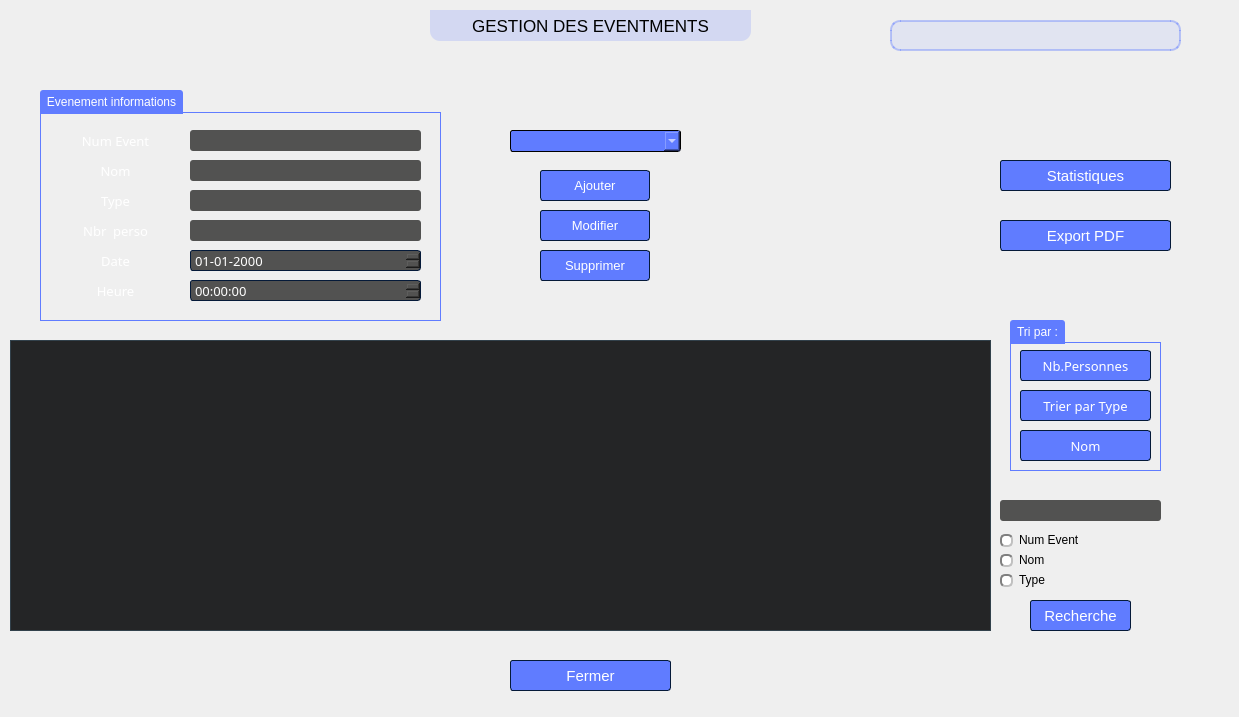
<?xml version="1.0" encoding="UTF-8"?>
<ui version="4.0">
 <class>Evenement</class>
 <widget class="QDialog" name="Evenement">
  <property name="geometry">
   <rect>
    <x>0</x>
    <y>0</y>
    <width>1239</width>
    <height>717</height>
   </rect>
  </property>
  <property name="windowTitle">
   <string>Dialog</string>
  </property>
  <widget class="QLabel" name="labe_TitleEvents">
   <property name="geometry">
    <rect>
     <x>430</x>
     <y>10</y>
     <width>321</width>
     <height>31</height>
    </rect>
   </property>
   <property name="font">
    <font>
     <family>Arial</family>
     <pointsize>13</pointsize>
    </font>
   </property>
   <property name="styleSheet">
    <string notr="true">background-color: rgba(96, 124, 255,50);
border-bottom-left-radius: 10px;
border-bottom-right-radius: 10px;</string>
   </property>
   <property name="text">
    <string>GESTION DES EVENTMENTS</string>
   </property>
   <property name="alignment">
    <set>Qt::AlignCenter</set>
   </property>
  </widget>
  <widget class="QLabel" name="label_Info">
   <property name="geometry">
    <rect>
     <x>890</x>
     <y>20</y>
     <width>291</width>
     <height>31</height>
    </rect>
   </property>
   <property name="font">
    <font>
     <family>Montserrat Medium</family>
     <pointsize>11</pointsize>
    </font>
   </property>
   <property name="styleSheet">
    <string notr="true">background-color: rgba(96, 124, 255, 25);
	border: 2px solid rgba(96, 124, 255, 100);
		border-radius: 10px;</string>
   </property>
   <property name="text">
    <string/>
   </property>
   <property name="alignment">
    <set>Qt::AlignCenter</set>
   </property>
  </widget>
  <widget class="QRadioButton" name="rB_ID">
   <property name="geometry">
    <rect>
     <x>1000</x>
     <y>530</y>
     <width>81</width>
     <height>20</height>
    </rect>
   </property>
   <property name="styleSheet">
    <string notr="true">QRadioButton::indicator::unchecked{ 
	border: 2px inset gray; 
	border-radius: 5px; 
	background-color:  #fff;
	width: 9px; 
	height: 9px; 
}
QRadioButton::indicator::unchecked:hover{ 
	border: 2px solid #607cff; 
	border-radius: 5px; 
	background-color:  #fff;
	width: 9px; 
	height: 9px;
}
QRadioButton::indicator::checked{ 
	border: 2px inset darkgray; 
	border-radius: 5px; 
	background-color: #4969ff; 
	width: 9px; 
	height: 9px; 
}
QRadioButton::disabled{
	color: #656565;
}
QRadioButton::indicator:disabled{
	background-color: #656565;
	color: #656565;
  	border: 2px solid #656565;
}</string>
   </property>
   <property name="text">
    <string>Num Event</string>
   </property>
  </widget>
  <widget class="QGroupBox" name="gB_infopersonnel">
   <property name="geometry">
    <rect>
     <x>40</x>
     <y>90</y>
     <width>401</width>
     <height>231</height>
    </rect>
   </property>
   <property name="styleSheet">
    <string notr="true">QGroupBox {
    border: 1px solid;
    border-color: #607cff;
    margin-top: 22px;
}
QGroupBox::title  {
    background-color: #607cff;
    color: #ffffff;
    subcontrol-origin: margin;
    subcontrol-position: top left;
    padding: 5px;
    border-top-left-radius: 3px;
    border-top-right-radius: 3px;
}
QGroupBox::title::disabled{
   background-color: #404040;
   color: #656565;
    subcontrol-origin: margin;
    subcontrol-position: top left;
    padding: 5px;
    border-top-left-radius: 3px;
    border-top-right-radius: 3px;
}</string>
   </property>
   <property name="title">
    <string>Evenement informations</string>
   </property>
   <widget class="QLabel" name="label_Heure">
    <property name="geometry">
     <rect>
      <x>10</x>
      <y>190</y>
      <width>131</width>
      <height>21</height>
     </rect>
    </property>
    <property name="font">
     <font>
      <family>Montserrat Medium</family>
      <pointsize>10</pointsize>
     </font>
    </property>
    <property name="styleSheet">
     <string notr="true">QLabel{
	background-color: transparent;
	color: #ffffff;
}
QLabel::disabled{
	background-color: transparent;
	color: #656565;
}</string>
    </property>
    <property name="text">
     <string>Heure</string>
    </property>
    <property name="alignment">
     <set>Qt::AlignCenter</set>
    </property>
   </widget>
   <widget class="QLineEdit" name="lineEdit_Nom">
    <property name="geometry">
     <rect>
      <x>150</x>
      <y>70</y>
      <width>231</width>
      <height>21</height>
     </rect>
    </property>
    <property name="styleSheet">
     <string notr="true">QLineEdit{
	background-color: #525251;
	color: #ffffff;
	border-width: 1px;
	border-radius: 3px;
	border-color: #051a39;
	padding: 2px;
}
QLineEdit::disabled{
	background-color: #404040;
	color: #656565;
	border-width: 1px;
	border-radius: 3px;
	border-color: #051a39;
	padding: 2px;
}</string>
    </property>
   </widget>
   <widget class="QLabel" name="label_Type">
    <property name="geometry">
     <rect>
      <x>10</x>
      <y>100</y>
      <width>131</width>
      <height>21</height>
     </rect>
    </property>
    <property name="font">
     <font>
      <family>Montserrat Medium</family>
      <pointsize>10</pointsize>
     </font>
    </property>
    <property name="styleSheet">
     <string notr="true">QLabel{
	background-color: transparent;
	color: #ffffff;
}
QLabel::disabled{
	background-color: transparent;
	color: #656565;
}</string>
    </property>
    <property name="text">
     <string>Type</string>
    </property>
    <property name="alignment">
     <set>Qt::AlignCenter</set>
    </property>
   </widget>
   <widget class="QLabel" name="label_EventID">
    <property name="geometry">
     <rect>
      <x>10</x>
      <y>40</y>
      <width>131</width>
      <height>21</height>
     </rect>
    </property>
    <property name="font">
     <font>
      <family>Montserrat Medium</family>
      <pointsize>10</pointsize>
     </font>
    </property>
    <property name="styleSheet">
     <string notr="true">QLabel{
	background-color: transparent;
	color: #ffffff;
}
QLabel::disabled{
	background-color: transparent;
	color: #656565;
}</string>
    </property>
    <property name="text">
     <string>Num Event</string>
    </property>
    <property name="alignment">
     <set>Qt::AlignCenter</set>
    </property>
   </widget>
   <widget class="QLineEdit" name="lineEdit_EventID">
    <property name="geometry">
     <rect>
      <x>150</x>
      <y>40</y>
      <width>231</width>
      <height>21</height>
     </rect>
    </property>
    <property name="styleSheet">
     <string notr="true">QLineEdit{
	background-color: #525251;
	color: #ffffff;
	border-width: 1px;
	border-radius: 3px;
	border-color: #051a39;
	padding: 2px;
}
QLineEdit::disabled{
	background-color: #404040;
	color: #656565;
	border-width: 1px;
	border-radius: 3px;
	border-color: #051a39;
	padding: 2px;
}</string>
    </property>
   </widget>
   <widget class="QLineEdit" name="LineEdit_Type">
    <property name="geometry">
     <rect>
      <x>150</x>
      <y>100</y>
      <width>231</width>
      <height>21</height>
     </rect>
    </property>
    <property name="styleSheet">
     <string notr="true">QLineEdit{
	background-color: #525251;
	color: #ffffff;
	border-width: 1px;
	border-radius: 3px;
	border-color: #051a39;
	padding: 2px;
}
QLineEdit::disabled{
	background-color: #404040;
	color: #656565;
	border-width: 1px;
	border-radius: 3px;
	border-color: #051a39;
	padding: 2px;
}</string>
    </property>
   </widget>
   <widget class="QLabel" name="label_Nom">
    <property name="geometry">
     <rect>
      <x>10</x>
      <y>70</y>
      <width>131</width>
      <height>21</height>
     </rect>
    </property>
    <property name="font">
     <font>
      <family>Montserrat Medium</family>
      <pointsize>10</pointsize>
     </font>
    </property>
    <property name="styleSheet">
     <string notr="true">QLabel{
	background-color: transparent;
	color: #ffffff;
}
QLabel::disabled{
	background-color: transparent;
	color: #656565;
}</string>
    </property>
    <property name="text">
     <string>Nom</string>
    </property>
    <property name="alignment">
     <set>Qt::AlignCenter</set>
    </property>
   </widget>
   <widget class="QLabel" name="label_Date">
    <property name="geometry">
     <rect>
      <x>10</x>
      <y>160</y>
      <width>131</width>
      <height>21</height>
     </rect>
    </property>
    <property name="font">
     <font>
      <family>Montserrat Medium</family>
      <pointsize>10</pointsize>
     </font>
    </property>
    <property name="styleSheet">
     <string notr="true">QLabel{
	background-color: transparent;
	color: #ffffff;
}
QLabel::disabled{
	background-color: transparent;
	color: #656565;
}</string>
    </property>
    <property name="text">
     <string>Date</string>
    </property>
    <property name="alignment">
     <set>Qt::AlignCenter</set>
    </property>
   </widget>
   <widget class="QDateEdit" name="dateEdit_DateE">
    <property name="geometry">
     <rect>
      <x>150</x>
      <y>160</y>
      <width>231</width>
      <height>21</height>
     </rect>
    </property>
    <property name="font">
     <font>
      <family>Montserrat Medium</family>
      <pointsize>10</pointsize>
     </font>
    </property>
    <property name="styleSheet">
     <string notr="true">QSpinBox, QDoubleSpinBox, QDateTimeEdit {
	background-color: #525251;
	color: #ffffff;
	border: 1px solid #051a39;
	border-radius: 3px;
	padding : 2px;
}
QSpinBox::disabled, QDoubleSpinBox::disabled, QDateTimeEdit::disabled {
	background-color: #404040;
	color: #656565;
	border-color: #051a39;
}
QSpinBox:hover, QDoubleSpinBox::hover, QDateTimeEdit::hover {
    background-color: #626262;
    border: 1px solid #607cff;
    color:  #fff;
    padding: 2px
}
QSpinBox::disabled, QDoubleSpinBox::disabled, QDateTimeEdit::disabled {
	background-color: #404040;
	color: #656565;
	border-color: #051a39;
}
QSpinBox::up-button:hover, QSpinBox::down-button:hover,
QDoubleSpinBox::up-button:hover, QDoubleSpinBox::down-button:hover,
QDateTimeEdit::up-button:hover, QDateTimeEdit::down-button:hover
{
    background-color: #8399ff;
    border: 1px solid #8399ff;
}
QSpinBox::up-button:disabled, QSpinBox::down-button:disabled,
QDoubleSpinBox::up-button:disabled, QDoubleSpinBox::down-button:disabled,
QDateTimeEdit::up-button:disabled, QDateTimeEdit::down-button:disabled
{
	background-color: #404040;
	color: #656565;
	border-color: #051a39;
}
QSpinBox::up-button:pressed, QSpinBox::down-button:pressed,
QDoubleSpinBox::up-button:pressed, QDoubleSpinBox::down-button::pressed,
QDateTimeEdit::up-button:pressed, QDateTimeEdit::down-button::pressed
{
    background-color: #4969ff;
    border: 1px solid #4969ff;
}
</string>
    </property>
    <property name="displayFormat">
     <string>dd-MM-yyyy</string>
    </property>
    <property name="timeSpec">
     <enum>Qt::LocalTime</enum>
    </property>
   </widget>
   <widget class="QTimeEdit" name="timeEdit_HeureE">
    <property name="geometry">
     <rect>
      <x>150</x>
      <y>190</y>
      <width>231</width>
      <height>21</height>
     </rect>
    </property>
    <property name="font">
     <font>
      <family>Montserrat Medium</family>
      <pointsize>10</pointsize>
     </font>
    </property>
    <property name="styleSheet">
     <string notr="true">QSpinBox, QDoubleSpinBox, QDateTimeEdit {
	background-color: #525251;
	color: #ffffff;
	border: 1px solid #051a39;
	border-radius: 3px;
	padding : 2px;
}
QSpinBox::disabled, QDoubleSpinBox::disabled, QDateTimeEdit::disabled {
	background-color: #404040;
	color: #656565;
	border-color: #051a39;
}
QSpinBox:hover, QDoubleSpinBox::hover, QDateTimeEdit::hover {
    background-color: #626262;
    border: 1px solid #607cff;
    color:  #fff;
    padding: 2px
}
QSpinBox::disabled, QDoubleSpinBox::disabled, QDateTimeEdit::disabled {
	background-color: #404040;
	color: #656565;
	border-color: #051a39;
}
QSpinBox::up-button:hover, QSpinBox::down-button:hover,
QDoubleSpinBox::up-button:hover, QDoubleSpinBox::down-button:hover,
QDateTimeEdit::up-button:hover, QDateTimeEdit::down-button:hover
{
    background-color: #8399ff;
    border: 1px solid #8399ff;
}
QSpinBox::up-button:disabled, QSpinBox::down-button:disabled,
QDoubleSpinBox::up-button:disabled, QDoubleSpinBox::down-button:disabled,
QDateTimeEdit::up-button:disabled, QDateTimeEdit::down-button:disabled
{
	background-color: #404040;
	color: #656565;
	border-color: #051a39;
}
QSpinBox::up-button:pressed, QSpinBox::down-button:pressed,
QDoubleSpinBox::up-button:pressed, QDoubleSpinBox::down-button::pressed,
QDateTimeEdit::up-button:pressed, QDateTimeEdit::down-button::pressed
{
    background-color: #4969ff;
    border: 1px solid #4969ff;
}
</string>
    </property>
   </widget>
   <widget class="QLabel" name="label_NbPersonnes">
    <property name="geometry">
     <rect>
      <x>10</x>
      <y>130</y>
      <width>131</width>
      <height>21</height>
     </rect>
    </property>
    <property name="font">
     <font>
      <family>Montserrat Medium</family>
      <pointsize>10</pointsize>
     </font>
    </property>
    <property name="styleSheet">
     <string notr="true">QLabel{
	background-color: transparent;
	color: #ffffff;
}
QLabel::disabled{
	background-color: transparent;
	color: #656565;
}</string>
    </property>
    <property name="text">
     <string>Nbr  perso</string>
    </property>
    <property name="alignment">
     <set>Qt::AlignCenter</set>
    </property>
   </widget>
   <widget class="QLineEdit" name="lineEdit_NbPersonnes">
    <property name="geometry">
     <rect>
      <x>150</x>
      <y>130</y>
      <width>231</width>
      <height>21</height>
     </rect>
    </property>
    <property name="styleSheet">
     <string notr="true">QLineEdit{
	background-color: #525251;
	color: #ffffff;
	border-width: 1px;
	border-radius: 3px;
	border-color: #051a39;
	padding: 2px;
}
QLineEdit::disabled{
	background-color: #404040;
	color: #656565;
	border-width: 1px;
	border-radius: 3px;
	border-color: #051a39;
	padding: 2px;
}</string>
    </property>
   </widget>
  </widget>
  <widget class="QPushButton" name="pB_SupprimerP">
   <property name="geometry">
    <rect>
     <x>540</x>
     <y>250</y>
     <width>110</width>
     <height>31</height>
    </rect>
   </property>
   <property name="font">
    <font>
     <family>Arial</family>
     <pointsize>10</pointsize>
    </font>
   </property>
   <property name="styleSheet">
    <string notr="true">QPushButton{
	background-color: #607cff;
	color: #ffffff;
	border-style: solid;
	border-width: 1px;
	border-radius: 3px;
	border-color: #051a39;
	padding: 5px;
}
QPushButton::disabled{
	background-color: #404040;
	color: #656565;
	border-color: #051a39;
}
QPushButton::hover{
	background-color: #8399ff;
	color: #ffffff;
	border-style: solid;
	border-width: 1px;
	border-radius: 3px;
	border-color: #051a39;
	padding: 5px;
}
QPushButton::pressed{
	background-color: #4969ff;
	color: #ffffff;
	border-style: solid;
	border-width: 1px;
	border-radius: 3px;
	border-color: #051a39;
	padding: 5px;
}</string>
   </property>
   <property name="text">
    <string>Supprimer</string>
   </property>
  </widget>
  <widget class="QComboBox" name="comboBox">
   <property name="geometry">
    <rect>
     <x>510</x>
     <y>130</y>
     <width>171</width>
     <height>22</height>
    </rect>
   </property>
   <property name="styleSheet">
    <string notr="true">QComboBox{
    background-color: #607cff;
    border: 1px solid;
    border-radius: 3px;
    padding-left: 6px;
    color: #ffffff;
    height: 20px;
}
QComboBox::disabled{
	background-color: #404040;
	color: #656565;
	border-color: #051a39;
}
QComboBox:hover{
    background-color: #8399ff;
}
QComboBox:on{
    background-color: #4969ff;
}</string>
   </property>
  </widget>
  <widget class="QRadioButton" name="rb_Nom">
   <property name="geometry">
    <rect>
     <x>1000</x>
     <y>550</y>
     <width>51</width>
     <height>20</height>
    </rect>
   </property>
   <property name="styleSheet">
    <string notr="true">QRadioButton::indicator::unchecked{ 
	border: 2px inset gray; 
	border-radius: 5px; 
	background-color:  #fff;
	width: 9px; 
	height: 9px; 
}
QRadioButton::indicator::unchecked:hover{ 
	border: 2px solid #607cff; 
	border-radius: 5px; 
	background-color:  #fff;
	width: 9px; 
	height: 9px;
}
QRadioButton::indicator::checked{ 
	border: 2px inset darkgray; 
	border-radius: 5px; 
	background-color: #4969ff; 
	width: 9px; 
	height: 9px; 
}
QRadioButton::disabled{
	color: #656565;
}
QRadioButton::indicator:disabled{
	background-color: #656565;
	color: #656565;
  	border: 2px solid #656565;
}</string>
   </property>
   <property name="text">
    <string>Nom</string>
   </property>
  </widget>
  <widget class="QGroupBox" name="groupBox">
   <property name="geometry">
    <rect>
     <x>1010</x>
     <y>320</y>
     <width>151</width>
     <height>151</height>
    </rect>
   </property>
   <property name="styleSheet">
    <string notr="true">QGroupBox {
    border: 1px solid;
    border-color: #607cff;
    margin-top: 22px;
}
QGroupBox::title  {
    background-color: #607cff;
    color: #ffffff;
    subcontrol-origin: margin;
    subcontrol-position: top left;
    padding: 5px;
    border-top-left-radius: 3px;
    border-top-right-radius: 3px;
}
QGroupBox::title::disabled{
   background-color: #404040;
   color: #656565;
    subcontrol-origin: margin;
    subcontrol-position: top left;
    padding: 5px;
    border-top-left-radius: 3px;
    border-top-right-radius: 3px;
}</string>
   </property>
   <property name="title">
    <string>Tri par :</string>
   </property>
   <widget class="QPushButton" name="pB_TirerParNom">
    <property name="geometry">
     <rect>
      <x>10</x>
      <y>110</y>
      <width>131</width>
      <height>31</height>
     </rect>
    </property>
    <property name="font">
     <font>
      <family>Montserrat Medium</family>
      <pointsize>10</pointsize>
     </font>
    </property>
    <property name="styleSheet">
     <string notr="true">QPushButton{
	background-color: #607cff;
	color: #ffffff;
	border-style: solid;
	border-width: 1px;
	border-radius: 3px;
	border-color: #051a39;
	padding: 5px;
}
QPushButton::disabled{
	background-color: #404040;
	color: #656565;
	border-color: #051a39;
}
QPushButton::hover{
	background-color: #8399ff;
	color: #ffffff;
	border-style: solid;
	border-width: 1px;
	border-radius: 3px;
	border-color: #051a39;
	padding: 5px;
}
QPushButton::pressed{
	background-color: #4969ff;
	color: #ffffff;
	border-style: solid;
	border-width: 1px;
	border-radius: 3px;
	border-color: #051a39;
	padding: 5px;
}</string>
    </property>
    <property name="text">
     <string>Nom</string>
    </property>
   </widget>
   <widget class="QPushButton" name="pB_TirerParNbPersonnes">
    <property name="geometry">
     <rect>
      <x>10</x>
      <y>30</y>
      <width>131</width>
      <height>31</height>
     </rect>
    </property>
    <property name="font">
     <font>
      <family>Montserrat Medium</family>
      <pointsize>10</pointsize>
     </font>
    </property>
    <property name="styleSheet">
     <string notr="true">QPushButton{
	background-color: #607cff;
	color: #ffffff;
	border-style: solid;
	border-width: 1px;
	border-radius: 3px;
	border-color: #051a39;
	padding: 5px;
}
QPushButton::disabled{
	background-color: #404040;
	color: #656565;
	border-color: #051a39;
}
QPushButton::hover{
	background-color: #8399ff;
	color: #ffffff;
	border-style: solid;
	border-width: 1px;
	border-radius: 3px;
	border-color: #051a39;
	padding: 5px;
}
QPushButton::pressed{
	background-color: #4969ff;
	color: #ffffff;
	border-style: solid;
	border-width: 1px;
	border-radius: 3px;
	border-color: #051a39;
	padding: 5px;
}</string>
    </property>
    <property name="text">
     <string>Nb.Personnes</string>
    </property>
   </widget>
   <widget class="QPushButton" name="pB_TireParType">
    <property name="geometry">
     <rect>
      <x>10</x>
      <y>70</y>
      <width>131</width>
      <height>31</height>
     </rect>
    </property>
    <property name="font">
     <font>
      <family>Montserrat Medium</family>
      <pointsize>10</pointsize>
     </font>
    </property>
    <property name="styleSheet">
     <string notr="true">QPushButton{
	background-color: #607cff;
	color: #ffffff;
	border-style: solid;
	border-width: 1px;
	border-radius: 3px;
	border-color: #051a39;
	padding: 5px;
}
QPushButton::disabled{
	background-color: #404040;
	color: #656565;
	border-color: #051a39;
}
QPushButton::hover{
	background-color: #8399ff;
	color: #ffffff;
	border-style: solid;
	border-width: 1px;
	border-radius: 3px;
	border-color: #051a39;
	padding: 5px;
}
QPushButton::pressed{
	background-color: #4969ff;
	color: #ffffff;
	border-style: solid;
	border-width: 1px;
	border-radius: 3px;
	border-color: #051a39;
	padding: 5px;
}</string>
    </property>
    <property name="text">
     <string>Trier par Type</string>
    </property>
   </widget>
  </widget>
  <widget class="QLineEdit" name="lineEdit_Recherche">
   <property name="geometry">
    <rect>
     <x>1000</x>
     <y>500</y>
     <width>161</width>
     <height>21</height>
    </rect>
   </property>
   <property name="styleSheet">
    <string notr="true">QLineEdit{
	background-color: #525251;
	color: #ffffff;
	border-width: 1px;
	border-radius: 3px;
	border-color: #051a39;
	padding: 2px;
}
QLineEdit::disabled{
	background-color: #404040;
	color: #656565;
	border-width: 1px;
	border-radius: 3px;
	border-color: #051a39;
	padding: 2px;
}</string>
   </property>
  </widget>
  <widget class="QPushButton" name="pB_ModifierP">
   <property name="geometry">
    <rect>
     <x>540</x>
     <y>210</y>
     <width>110</width>
     <height>31</height>
    </rect>
   </property>
   <property name="font">
    <font>
     <family>Arial</family>
     <pointsize>10</pointsize>
    </font>
   </property>
   <property name="styleSheet">
    <string notr="true">QPushButton{
	background-color: #607cff;
	color: #ffffff;
	border-style: solid;
	border-width: 1px;
	border-radius: 3px;
	border-color: #051a39;
	padding: 5px;
}
QPushButton::disabled{
	background-color: #404040;
	color: #656565;
	border-color: #051a39;
}
QPushButton::hover{
	background-color: #8399ff;
	color: #ffffff;
	border-style: solid;
	border-width: 1px;
	border-radius: 3px;
	border-color: #051a39;
	padding: 5px;
}
QPushButton::pressed{
	background-color: #4969ff;
	color: #ffffff;
	border-style: solid;
	border-width: 1px;
	border-radius: 3px;
	border-color: #051a39;
	padding: 5px;
}</string>
   </property>
   <property name="text">
    <string>Modifier</string>
   </property>
  </widget>
  <widget class="QPushButton" name="pB_Recherche">
   <property name="geometry">
    <rect>
     <x>1030</x>
     <y>600</y>
     <width>101</width>
     <height>31</height>
    </rect>
   </property>
   <property name="font">
    <font>
     <family>Arial</family>
     <pointsize>11</pointsize>
    </font>
   </property>
   <property name="styleSheet">
    <string notr="true">QPushButton{
	background-color: #607cff;
	color: #ffffff;
	border-style: solid;
	border-width: 1px;
	border-radius: 3px;
	border-color: #051a39;
	padding: 5px;
}
QPushButton::disabled{
	background-color: #404040;
	color: #656565;
	border-color: #051a39;
}
QPushButton::hover{
	background-color: #8399ff;
	color: #ffffff;
	border-style: solid;
	border-width: 1px;
	border-radius: 3px;
	border-color: #051a39;
	padding: 5px;
}
QPushButton::pressed{
	background-color: #4969ff;
	color: #ffffff;
	border-style: solid;
	border-width: 1px;
	border-radius: 3px;
	border-color: #051a39;
	padding: 5px;
}</string>
   </property>
   <property name="text">
    <string>Recherche</string>
   </property>
  </widget>
  <widget class="QTableView" name="tab_Events">
   <property name="geometry">
    <rect>
     <x>10</x>
     <y>340</y>
     <width>981</width>
     <height>291</height>
    </rect>
   </property>
   <property name="styleSheet">
    <string notr="true">QTableView{
    background-color: #242526;
    border: 1px solid #32414B;
    color: #f0f0f0;
    gridline-color: #8faaff;
    outline : 0;
}
QTableView::disabled{
    background-color: #242526;
    border: 1px solid #32414B;
    color: #656565;
    gridline-color: #656565;
    outline : 0;
}
QTableView::item:hover {
    background-color: #26264f;
    color: #f0f0f0;
}
QTableView::item:selected {
    background-color: #1a1b1c;
    border: 2px solid #4969ff;
    color: #F0F0F0;
}
QTableView::item:selected:disabled{
    background-color: #1a1b1c;
    border: 2px solid #525251;
    color: #656565;
}
QTableCornerButton::section{
    background-color: #505050;
    color: #fff;
}</string>
   </property>
  </widget>
  <widget class="QRadioButton" name="rB_Type">
   <property name="geometry">
    <rect>
     <x>1000</x>
     <y>570</y>
     <width>51</width>
     <height>20</height>
    </rect>
   </property>
   <property name="styleSheet">
    <string notr="true">QRadioButton::indicator::unchecked{ 
	border: 2px inset gray; 
	border-radius: 5px; 
	background-color:  #fff;
	width: 9px; 
	height: 9px; 
}
QRadioButton::indicator::unchecked:hover{ 
	border: 2px solid #607cff; 
	border-radius: 5px; 
	background-color:  #fff;
	width: 9px; 
	height: 9px;
}
QRadioButton::indicator::checked{ 
	border: 2px inset darkgray; 
	border-radius: 5px; 
	background-color: #4969ff; 
	width: 9px; 
	height: 9px; 
}
QRadioButton::disabled{
	color: #656565;
}
QRadioButton::indicator:disabled{
	background-color: #656565;
	color: #656565;
  	border: 2px solid #656565;
}</string>
   </property>
   <property name="text">
    <string>Type</string>
   </property>
  </widget>
  <widget class="QPushButton" name="pB_AjouterP">
   <property name="geometry">
    <rect>
     <x>540</x>
     <y>170</y>
     <width>110</width>
     <height>31</height>
    </rect>
   </property>
   <property name="font">
    <font>
     <family>Arial</family>
     <pointsize>10</pointsize>
    </font>
   </property>
   <property name="styleSheet">
    <string notr="true">QPushButton{
	background-color: #607cff;
	color: #ffffff;
	border-style: solid;
	border-width: 1px;
	border-radius: 3px;
	border-color: #051a39;
	padding: 5px;
}
QPushButton::disabled{
	background-color: #404040;
	color: #656565;
	border-color: #051a39;
}
QPushButton::hover{
	background-color: #8399ff;
	color: #ffffff;
	border-style: solid;
	border-width: 1px;
	border-radius: 3px;
	border-color: #051a39;
	padding: 5px;
}
QPushButton::pressed{
	background-color: #4969ff;
	color: #ffffff;
	border-style: solid;
	border-width: 1px;
	border-radius: 3px;
	border-color: #051a39;
	padding: 5px;
}</string>
   </property>
   <property name="text">
    <string>Ajouter</string>
   </property>
  </widget>
  <widget class="QPushButton" name="pB_Recherche_2">
   <property name="geometry">
    <rect>
     <x>1000</x>
     <y>160</y>
     <width>171</width>
     <height>31</height>
    </rect>
   </property>
   <property name="font">
    <font>
     <family>Arial</family>
     <pointsize>11</pointsize>
    </font>
   </property>
   <property name="styleSheet">
    <string notr="true">QPushButton{
	background-color: #607cff;
	color: #ffffff;
	border-style: solid;
	border-width: 1px;
	border-radius: 3px;
	border-color: #051a39;
	padding: 5px;
}
QPushButton::disabled{
	background-color: #404040;
	color: #656565;
	border-color: #051a39;
}
QPushButton::hover{
	background-color: #8399ff;
	color: #ffffff;
	border-style: solid;
	border-width: 1px;
	border-radius: 3px;
	border-color: #051a39;
	padding: 5px;
}
QPushButton::pressed{
	background-color: #4969ff;
	color: #ffffff;
	border-style: solid;
	border-width: 1px;
	border-radius: 3px;
	border-color: #051a39;
	padding: 5px;
}</string>
   </property>
   <property name="text">
    <string>Statistiques</string>
   </property>
  </widget>
  <widget class="QPushButton" name="pB_export_pdf">
   <property name="geometry">
    <rect>
     <x>1000</x>
     <y>220</y>
     <width>171</width>
     <height>31</height>
    </rect>
   </property>
   <property name="font">
    <font>
     <family>Arial</family>
     <pointsize>11</pointsize>
    </font>
   </property>
   <property name="styleSheet">
    <string notr="true">QPushButton{
	background-color: #607cff;
	color: #ffffff;
	border-style: solid;
	border-width: 1px;
	border-radius: 3px;
	border-color: #051a39;
	padding: 5px;
}
QPushButton::disabled{
	background-color: #404040;
	color: #656565;
	border-color: #051a39;
}
QPushButton::hover{
	background-color: #8399ff;
	color: #ffffff;
	border-style: solid;
	border-width: 1px;
	border-radius: 3px;
	border-color: #051a39;
	padding: 5px;
}
QPushButton::pressed{
	background-color: #4969ff;
	color: #ffffff;
	border-style: solid;
	border-width: 1px;
	border-radius: 3px;
	border-color: #051a39;
	padding: 5px;
}</string>
   </property>
   <property name="text">
    <string>Export PDF</string>
   </property>
  </widget>
  <widget class="QPushButton" name="pushButton_Fermer">
   <property name="geometry">
    <rect>
     <x>510</x>
     <y>660</y>
     <width>161</width>
     <height>31</height>
    </rect>
   </property>
   <property name="font">
    <font>
     <family>Arial</family>
     <pointsize>11</pointsize>
    </font>
   </property>
   <property name="styleSheet">
    <string notr="true">QPushButton{
	background-color: #607cff;
	color: #ffffff;
	border-style: solid;
	border-width: 1px;
	border-radius: 3px;
	border-color: #051a39;
	padding: 5px;
}
QPushButton::disabled{
	background-color: #404040;
	color: #656565;
	border-color: #051a39;
}
QPushButton::hover{
	background-color: #8399ff;
	color: #ffffff;
	border-style: solid;
	border-width: 1px;
	border-radius: 3px;
	border-color: #051a39;
	padding: 5px;
}
QPushButton::pressed{
	background-color: #4969ff;
	color: #ffffff;
	border-style: solid;
	border-width: 1px;
	border-radius: 3px;
	border-color: #051a39;
	padding: 5px;
}</string>
   </property>
   <property name="text">
    <string>Fermer</string>
   </property>
  </widget>
 </widget>
 <resources/>
 <connections/>
</ui>
